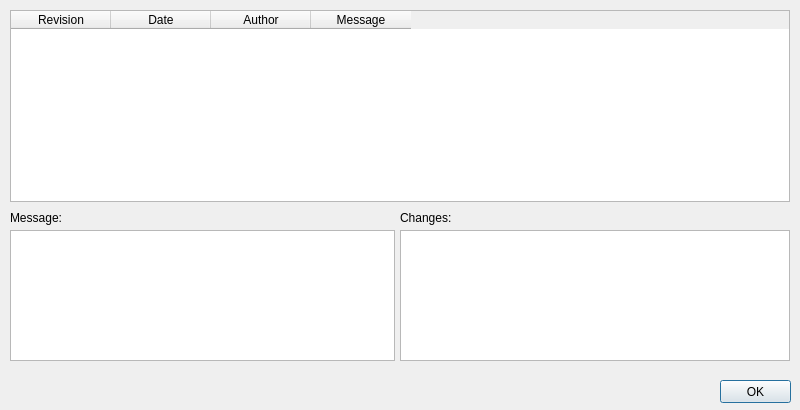
<?xml version="1.0" encoding="UTF-8"?>
<ui version="4.0">
 <class>LogDialog</class>
 <widget class="QDialog" name="LogDialog">
  <property name="geometry">
   <rect>
    <x>0</x>
    <y>0</y>
    <width>800</width>
    <height>410</height>
   </rect>
  </property>
  <property name="sizePolicy">
   <sizepolicy hsizetype="Fixed" vsizetype="Fixed">
    <horstretch>0</horstretch>
    <verstretch>0</verstretch>
   </sizepolicy>
  </property>
  <property name="windowTitle">
   <string>Log</string>
  </property>
  <property name="windowIcon">
   <iconset resource="mainwindow.qrc">
    <normaloff>:/new/icons/log</normaloff>:/new/icons/log</iconset>
  </property>
  <widget class="QPushButton" name="buttonOK">
   <property name="geometry">
    <rect>
     <x>720</x>
     <y>380</y>
     <width>71</width>
     <height>23</height>
    </rect>
   </property>
   <property name="text">
    <string>OK</string>
   </property>
   <property name="icon">
    <iconset resource="mainwindow.qrc">
     <normaloff>:/new/icons/okicon</normaloff>:/new/icons/okicon</iconset>
   </property>
   <property name="iconSize">
    <size>
     <width>12</width>
     <height>12</height>
    </size>
   </property>
  </widget>
  <widget class="QTableWidget" name="logTable">
   <property name="geometry">
    <rect>
     <x>10</x>
     <y>10</y>
     <width>780</width>
     <height>192</height>
    </rect>
   </property>
   <property name="gridStyle">
    <enum>Qt::NoPen</enum>
   </property>
   <property name="sortingEnabled">
    <bool>true</bool>
   </property>
   <property name="cornerButtonEnabled">
    <bool>false</bool>
   </property>
   <property name="columnCount">
    <number>4</number>
   </property>
   <attribute name="verticalHeaderVisible">
    <bool>false</bool>
   </attribute>
   <attribute name="verticalHeaderDefaultSectionSize">
    <number>29</number>
   </attribute>
   <attribute name="verticalHeaderHighlightSections">
    <bool>false</bool>
   </attribute>
   <attribute name="verticalHeaderMinimumSectionSize">
    <number>19</number>
   </attribute>
   <column>
    <property name="text">
     <string>Revision</string>
    </property>
   </column>
   <column>
    <property name="text">
     <string>Date</string>
    </property>
   </column>
   <column>
    <property name="text">
     <string>Author</string>
    </property>
   </column>
   <column>
    <property name="text">
     <string>Message</string>
    </property>
   </column>
  </widget>
  <widget class="QLabel" name="label">
   <property name="geometry">
    <rect>
     <x>10</x>
     <y>210</y>
     <width>51</width>
     <height>16</height>
    </rect>
   </property>
   <property name="text">
    <string>Message:</string>
   </property>
  </widget>
  <widget class="QTextEdit" name="messageTextEdit">
   <property name="geometry">
    <rect>
     <x>10</x>
     <y>230</y>
     <width>385</width>
     <height>131</height>
    </rect>
   </property>
  </widget>
  <widget class="QTextEdit" name="filesTextEdit">
   <property name="geometry">
    <rect>
     <x>400</x>
     <y>230</y>
     <width>390</width>
     <height>131</height>
    </rect>
   </property>
  </widget>
  <widget class="QLabel" name="label_2">
   <property name="geometry">
    <rect>
     <x>400</x>
     <y>210</y>
     <width>51</width>
     <height>16</height>
    </rect>
   </property>
   <property name="text">
    <string>Changes:</string>
   </property>
  </widget>
 </widget>
 <resources>
  <include location="mainwindow.qrc"/>
 </resources>
 <connections/>
</ui>
